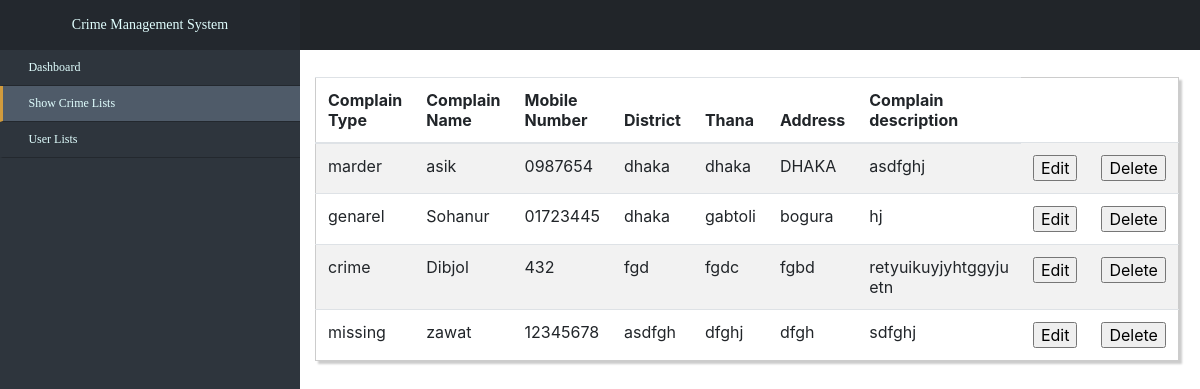
The app's page /viewComplain/, older data.
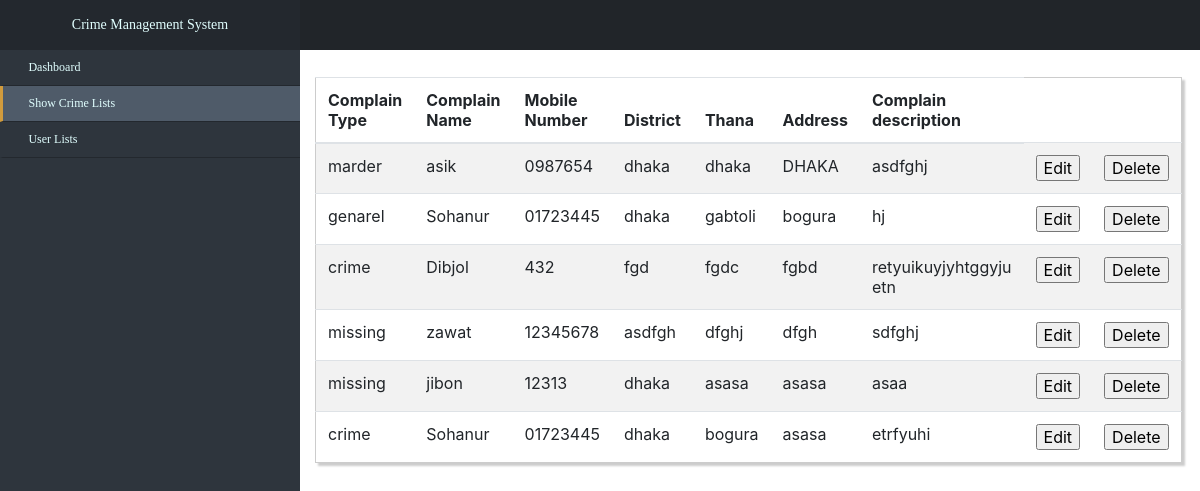
The same page, newer data.
### complain/models.py (models this page shows)
class Complain(models.Model):
    Complain_id = models.AutoField(primary_key=True, max_length=5, blank=False, unique=True)
    Complain_type = models.CharField(max_length=55, blank=False)
    Complainant_name = models.CharField(max_length=55, blank=False)
    Mobile_Number = models.CharField(max_length=55, blank=False)
    District = models.CharField(max_length=55, blank=False)
    Thana = models.CharField(max_length=55, blank=False)
    Address = models.CharField(max_length=55, blank=False)
    Complain_description = models.CharField(max_length=55)

### police/views.py (the view)
# urls.py: path('viewComplain/', views.viewComplain, name="viewComplain"),
def viewComplain(request):
       print(111)
       complain = Complain.objects.all()
       print(222)
       return render(request, 'police/viewcomplain.html', {'complain': complain})

### police/templates/police/viewcomplain.html (shortened to what this page needs)
{% extends "police/base.html" %} {% block content %}
	<link href="bootstrap.min.css" rel="stylesheet" id="bootstrap-css">
<link href="font-awesome.min.css" rel="stylesheet">
<div class="pageContainer">
    <div class="head">
</div>
<div class="nav-side-menu">
    <div class="brand">Crime Management System</div>
        <div class="menu-list">
            <ul id="menu-content" class="menu-content collapse out">
               <a href="#">
                  <li data-toggle="collapse" data-target="#service" class="collapsed">
                  <i class="fa fa-user fa-lg"></i> Dashboard
                </li>
                </a>
              <a href="{% url 'viewComplain'%}">
                  <li data-toggle="collapse" data-target="#service" class="collapsed active">
                  <i class="fa fa-user fa-lg"></i> Show Crime Lists
                </li>
                </a>
                <a href="{% url 'viewUser'%}">
                  <li data-toggle="collapse" data-target="#service" class="collapsed ">
                  <i class="fa fa-user fa-lg"></i> User Lists
                </li>
                </a>
            </ul>
     </div>
</div>
<div class="mainContainer">
  <div class="leftSection">
      <div class="formContainer">
      <div class="container">
    <div class="row col-md-12 col-md-offset-5 custyle">
    <table class="table table-striped custab">
    <thead>
        <tr>
              <th> Complain Type</th>
              <th>Complain Name</th>
             <th> Mobile Number </th>
              <th>District</th>
             <th> Thana </th>
              <th>Address</th>
             <th>Complain description</th>
        </tr>
    </thead>
            {% for complains in complain %}
            <tr>
                <td>{{complains.Complain_type}}</td>
                <td>{{complains.Complainant_name}}</td>
                <td>{{complains.Mobile_Number}}</td>
                <td>{{complains.District}}</td>
                <td>{{complains.Thana}}</td>
                <td>{{complains.Address}}</td>
                 <td>{{complains.Complain_description}}</td>
                <td><input type="submit" name="edit" value="Edit"></td>
                <td><input type="submit" name="delete" value="Delete"></td>
            </tr>
            {% endfor %}
    </table>
    </div>
</div>
</div>
  </div>
</div>
 </div>
{% endblock content %}

### police/templates/police/base.html (shortened to what this page needs)
{% load static %}
<html>
<head>
    <link href="{% static 'police/bootstrap.min.css' %}" rel="stylesheet">
    <link href="{% static 'police/font.css' %}" rel="stylesheet">
    <link href="{% static 'police/font-awesome.min.css' %}" rel="stylesheet">
</head>
<body>
    {% block content %} {% endblock %}
</body>
</html>

### police/templates/police/viewcomplain.html (style rules this page uses)
.nav-side-menu { overflow: auto; font-family: verdana; font-size: 12px; font-weight: 200; background-color: #2e353d; position: fixed; top: 0px; width: 300px; height: 100%; color: #e1ffff; }
.nav-side-menu .brand { background-color: #23282e; line-height: 50px; display: block; text-align: center; font-size: 14px; }
.nav-side-menu ul, .nav-side-menu li { list-style: none; padding: 0px; margin: 0px; line-height: 35px; cursor: pointer; }
.nav-side-menu ul .active, .nav-side-menu li .active { border-left: 3px solid #d19b3d; background-color: #4f5b69; }
.nav-side-menu li { padding-left: 10px; border-left: 3px solid #2e353d; border-bottom: 1px solid #23282e; }
.nav-side-menu ul a { text-decoration: none; color: #e1ffff; }
.head { overflow: hidden; background-color: currentColor; //position: fixed; width: 100%; height: 50px; //margin-left: 300px; }
.mainContainer { background: transparent; margin-left: 300px; }
.formContainer { background: ; float: left; //box-shadow: 0 9px 9px silver; margin: 0 auto; padding-bottom: 33px; padding-top: 5px; width: 499px; }
.custab { border: 1px solid #ccc; padding: 5px; margin: 5% 0; box-shadow: 3px 3px 2px #ccc; transition: 0.5s; }
.container { background: transparent; }
@media (min-width: 767px) { .nav-side-menu .menu-list .menu-content { display: block; } }
body { margin: 0px; padding: 0px; }

Row changes from the older to the newer data that the page shows:
added Complain: Complain_type "missing", Complainant_name "jibon", Mobile_Number "12313", District "dhaka", Thana "asasa", Address "asasa", Complain_description "asaa"
added Complain: Complain_type "crime", Complainant_name "Sohanur", Mobile_Number "01723445", District "dhaka", Thana "bogura", Address "asasa", Complain_description "etrfyuhi"
